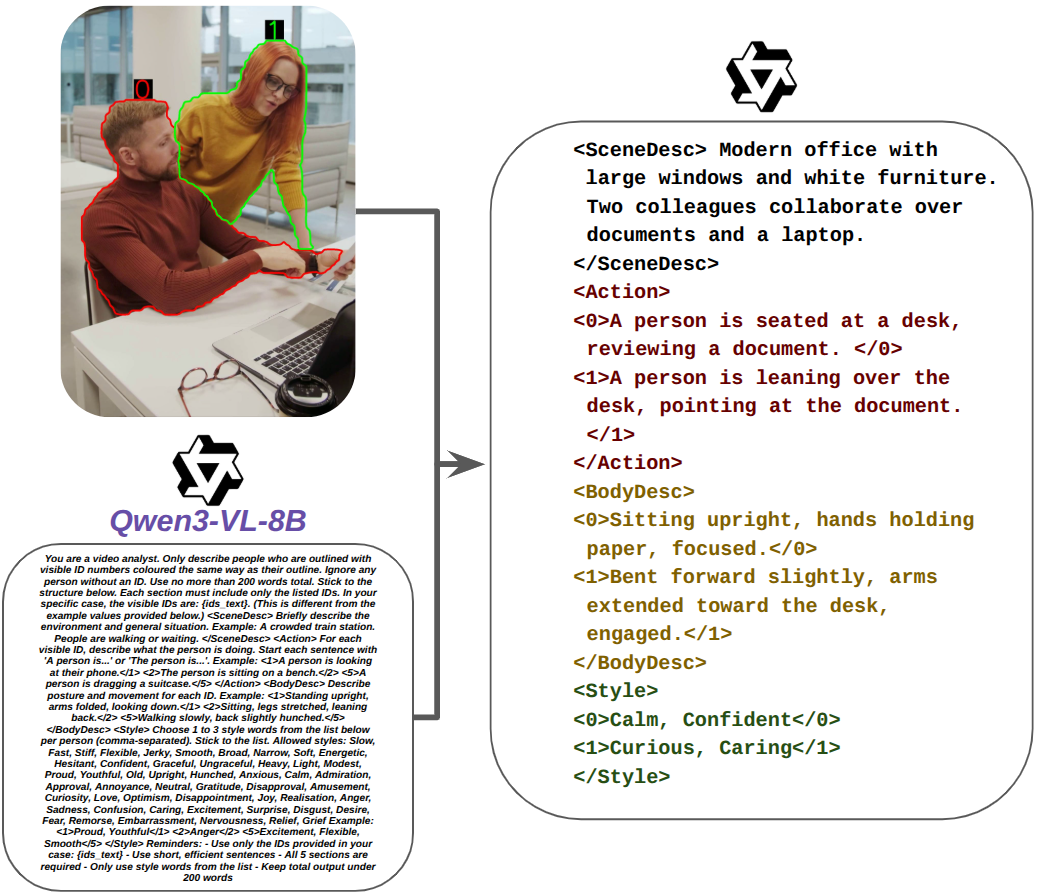
#> input picture assets/image.png, 1037 x 896 px
$ python -i processvidutils.py   (imports and definitions only)
#> lines starting #> are read from the running program, lines starting #| are printed output that depends on the picture
#> further down, picture is the input picture: shape (896, 1037, 3); mean B, G, R 220, 222.7, 226
import time
import cv2
import os
import numpy as np
from contextlib import nullcontext

"""
Video segmentation utilities for human detection and tracking.
Handles video I/O, metadata writing, and visual overlays.
"""


# Video processing subfunctions returns None if video is invalid (no FPS or too short)
# [258 lines left out: functions initialize_video_capture, write_metadata, start_new_segment, close_segment, safe_close_segment, draw_skeleton, not called in this run]


# Ends segment if target missing OR no humans detected for x seconds
def should_end_segment(non_human_frame_count, target_missing_count, fps, recording):
    return (non_human_frame_count >= fps or target_missing_count >= fps) and recording


# Intersection over Union for bounding boxes (format: x, y, w, h)
# [14 lines left out: function compute_iou, not called in this run]


# Average Euclidean distance between corresponding keypoints
def compute_keypoints_displacement(kp1, kp2):
    return np.mean(np.linalg.norm(np.array(kp1) - np.array(kp2), axis=1))


# Farneback optical flow normalized by ROI diagonal (measures motion intensity)
# [32 lines left out: function compute_normalized_optical_flow_roi, not called in this run]


# Hue-Saturation histogram for scene change detection
def calc_frame_hist(frame, bins=(50, 60)):
#> called with bins = (50, 60)
    hsv = cv2.cvtColor(frame, cv2.COLOR_BGR2HSV)
#> hsv: shape (896, 1037, 3); mean H, S, V 10.7, 24.6, 229.8
    hist = cv2.calcHist([hsv], [0, 1], None, list(bins), [0, 180, 0, 256])
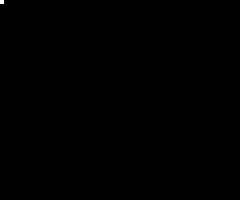
#> hist: shape (50, 60) float32 (shown 4 times larger); min 0, max 711270, mean 309.7; drawn with min black and max white
    cv2.normalize(hist, hist)
    return hist

>>> import cv2
>>> picture = cv2.imread('../assets/image.png')
>>> result = calc_frame_hist(picture)
